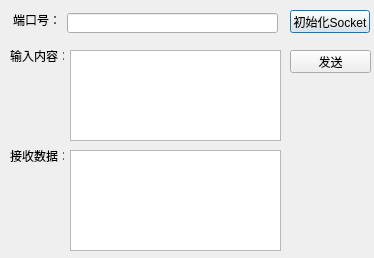
<?xml version="1.0" encoding="UTF-8"?>
<ui version="4.0">
 <class>SocketTCPServer</class>
 <widget class="QDialog" name="SocketTCPServer">
  <property name="geometry">
   <rect>
    <x>0</x>
    <y>0</y>
    <width>374</width>
    <height>258</height>
   </rect>
  </property>
  <property name="windowTitle">
   <string>SocketTCPServer</string>
  </property>
  <widget class="QLabel" name="m_portLabel">
   <property name="geometry">
    <rect>
     <x>13</x>
     <y>12</y>
     <width>48</width>
     <height>16</height>
    </rect>
   </property>
   <property name="text">
    <string>端口号：</string>
   </property>
  </widget>
  <widget class="QLineEdit" name="m_portLineEdit">
   <property name="geometry">
    <rect>
     <x>67</x>
     <y>13</y>
     <width>211</width>
     <height>20</height>
    </rect>
   </property>
  </widget>
  <widget class="QPushButton" name="m_initSocketBtn">
   <property name="geometry">
    <rect>
     <x>290</x>
     <y>10</y>
     <width>80</width>
     <height>23</height>
    </rect>
   </property>
   <property name="text">
    <string>初始化Socket</string>
   </property>
  </widget>
  <widget class="QTextEdit" name="m_inputTextEdit">
   <property name="geometry">
    <rect>
     <x>70</x>
     <y>50</y>
     <width>211</width>
     <height>91</height>
    </rect>
   </property>
  </widget>
  <widget class="QLabel" name="m_inputLabel">
   <property name="geometry">
    <rect>
     <x>10</x>
     <y>50</y>
     <width>54</width>
     <height>12</height>
    </rect>
   </property>
   <property name="text">
    <string>输入内容：</string>
   </property>
  </widget>
  <widget class="QPushButton" name="m_sendData">
   <property name="geometry">
    <rect>
     <x>290</x>
     <y>50</y>
     <width>81</width>
     <height>23</height>
    </rect>
   </property>
   <property name="text">
    <string>发送</string>
   </property>
  </widget>
  <widget class="QLabel" name="m_recvdataLabel">
   <property name="geometry">
    <rect>
     <x>10</x>
     <y>150</y>
     <width>54</width>
     <height>12</height>
    </rect>
   </property>
   <property name="text">
    <string>接收数据：</string>
   </property>
  </widget>
  <widget class="QTextEdit" name="m_recvDataTextEdit">
   <property name="geometry">
    <rect>
     <x>70</x>
     <y>150</y>
     <width>211</width>
     <height>101</height>
    </rect>
   </property>
  </widget>
 </widget>
 <layoutdefault spacing="6" margin="11"/>
 <resources/>
 <connections/>
</ui>
